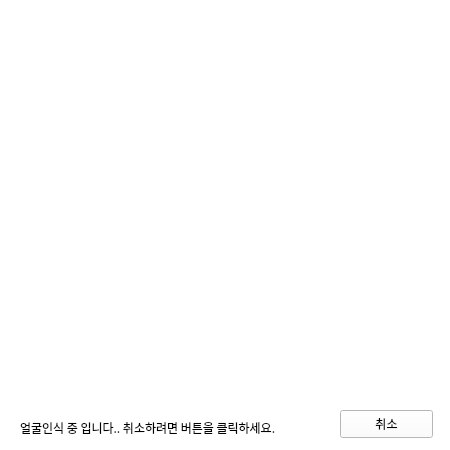
<?xml version="1.0" encoding="UTF-8"?>
<ui version="4.0">
 <class>MainWindow</class>
 <widget class="QMainWindow" name="MainWindow">
  <property name="geometry">
   <rect>
    <x>0</x>
    <y>0</y>
    <width>450</width>
    <height>450</height>
   </rect>
  </property>
  <property name="windowTitle">
   <string>MainWindow</string>
  </property>
  <property name="styleSheet">
   <string notr="true">background-color: rgb(255, 255, 255);</string>
  </property>
  <widget class="QWidget" name="centralwidget">
   <widget class="QPushButton" name="pushButton">
    <property name="geometry">
     <rect>
      <x>340</x>
      <y>410</y>
      <width>93</width>
      <height>28</height>
     </rect>
    </property>
    <property name="text">
     <string>취소</string>
    </property>
   </widget>
   <widget class="QLabel" name="lbl_face">
    <property name="geometry">
     <rect>
      <x>30</x>
      <y>30</y>
      <width>390</width>
      <height>360</height>
     </rect>
    </property>
    <property name="text">
     <string/>
    </property>
   </widget>
   <widget class="QLabel" name="label_2">
    <property name="geometry">
     <rect>
      <x>20</x>
      <y>420</y>
      <width>311</width>
      <height>16</height>
     </rect>
    </property>
    <property name="font">
     <font>
      <family>KoPub돋움체 Light</family>
     </font>
    </property>
    <property name="text">
     <string>얼굴인식 중 입니다.. 취소하려면 버튼을 클릭하세요.</string>
    </property>
   </widget>
  </widget>
 </widget>
 <resources/>
 <connections>
  <connection>
   <sender>pushButton</sender>
   <signal>clicked()</signal>
   <receiver>MainWindow</receiver>
   <slot>closeWindow()</slot>
   <hints>
    <hint type="sourcelabel">
     <x>407</x>
     <y>426</y>
    </hint>
    <hint type="destinationlabel">
     <x>560</x>
     <y>436</y>
    </hint>
   </hints>
  </connection>
 </connections>
 <slots>
  <slot>closeWindow()</slot>
 </slots>
</ui>
